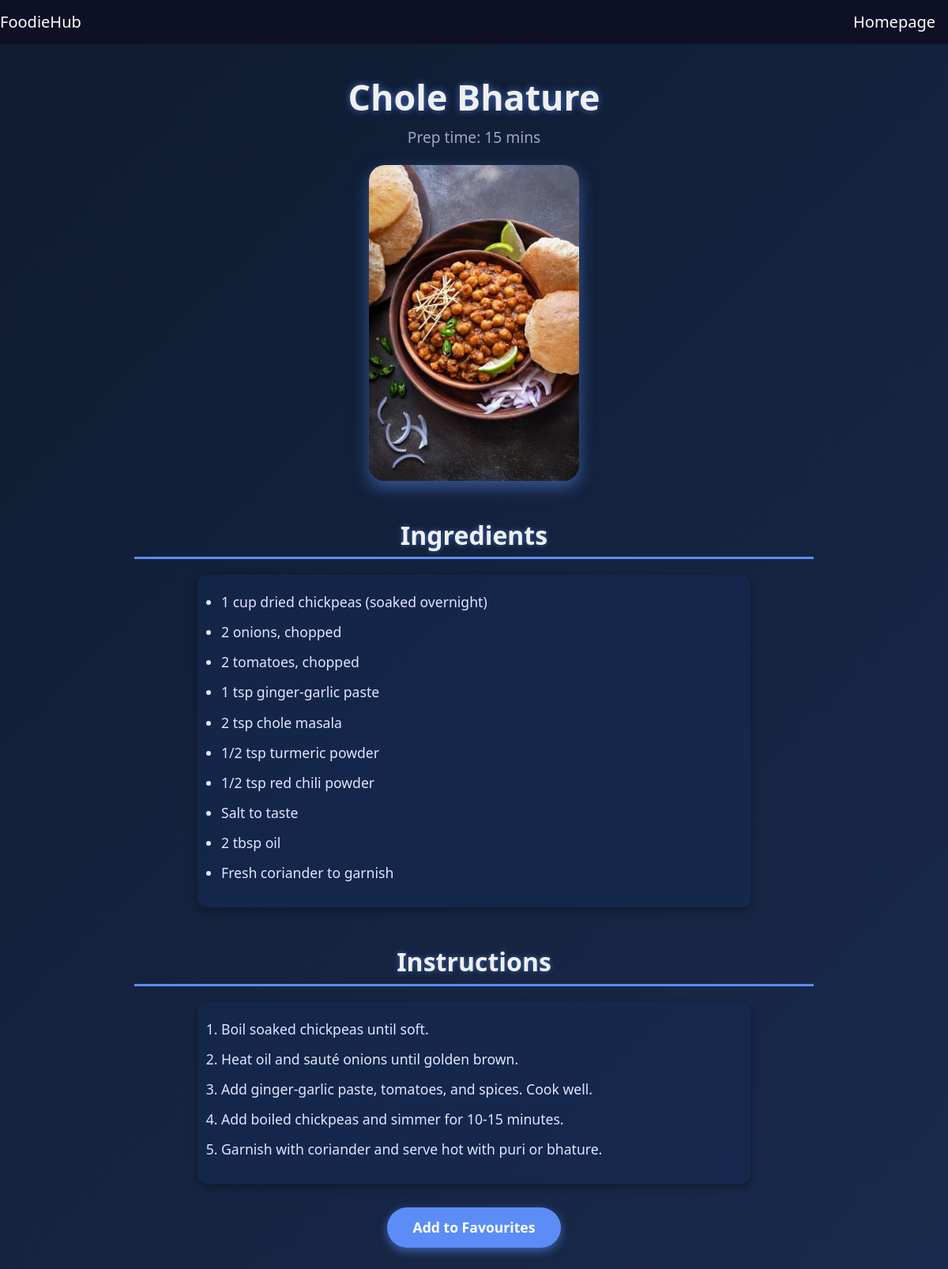
Screenshot of /recipe.php?title=Chole Bhature (signed in) with the database file from the repository.
### tables this page shows
CREATE TABLE `recipes` (
  `id` int(11) NOT NULL,
  `title` varchar(150) NOT NULL,
  `cuisine_id` int(11) DEFAULT NULL,
  `description` text DEFAULT NULL,
  `image` varchar(255) DEFAULT NULL,
  `rating` decimal(2,1) DEFAULT 0.0,
  `prep_time` int(11) DEFAULT NULL,
  `difficulty` enum('Easy','Medium','Hard') DEFAULT 'Easy',
  `created_at` timestamp NOT NULL DEFAULT current_timestamp()
);

### recipe.php (the view, shortened to what this page needs)
<?php
$title = $_GET['title'];
$conn = new mysqli(DB_SERVER, DB_USERNAME, DB_PASSWORD, DB_NAME);
$user_id = $_SESSION['id'] ?? null;
$recipe_id = null;
$is_favourited = false;
if ($user_id) {
    $stmt = $conn->prepare("SELECT id FROM recipes WHERE title = ?");
    $stmt->bind_param("s", $title);
    $stmt->execute();
    $result = $stmt->get_result();
    if ($result->num_rows > 0) {
        $row = $result->fetch_assoc();
        $recipe_id = $row['id'];
        $fav_check = $conn->prepare("SELECT 1 FROM favorites WHERE user_id = ? AND recipe_id = ?");
        $fav_check->bind_param("ii", $user_id, $recipe_id);
        $fav_check->execute();
        $fav_result = $fav_check->get_result();
        $is_favourited = $fav_result->num_rows > 0;
    }
}
$recipe = [
    'id' => $recipe_id,
    'title' => $title,
    'prep_time' => '',
    'image' => '',
    'description' => ''
];
$stmt = $conn->prepare("SELECT prep_time, image, description FROM recipes WHERE id = ?");
$stmt->bind_param("i", $recipe_id);
$stmt->execute();
$result = $stmt->get_result();
$row = $result->fetch_assoc();
$recipe['prep_time'] = $row['prep_time'];
$recipe['image'] = $row['image'];
$recipe['description'] = $row['description'];
$description = $recipe['description'];
$ingredients = [];
$instructions = [];
$parts = preg_split('/Ingredients:\s*|\n\nInstructions:\s*/', $description, -1, PREG_SPLIT_NO_EMPTY);
if (count($parts) == 2) {
    $ingredients = explode("\n", trim($parts[0]));
    $instructions = explode("\n", trim($parts[1]));
} else {
    $instructions = explode("\n", trim($description));
}
?>
<!DOCTYPE html>
<html lang="en">
<head>
    <link href="https://cdn.jsdelivr.net/npm/bootstrap@5.3.3/dist/css/bootstrap.min.css" rel="stylesheet">
    <link rel="stylesheet" href="https://cdnjs.cloudflare.com/ajax/libs/font-awesome/6.5.0/css/all.min.css">
</head>
<body>
  <nav class="navbar navbar-expand-lg">
      <a class="navbar-brand" href="homepage.php">FoodieHub</a>
      <div class="collapse navbar-collapse justify-content-end" id="navbarNav">
          <a class="nav-link navbar-brand" href="homepage.php" style="padding-left: 0;">Homepage</a>
      </div>
  </nav>
    <div class="container">
        <div class="recipe-header">
            <h1 class="recipe-title"><?php echo htmlspecialchars($recipe['title']); ?></h1>
            <p class="prep-time">Prep time: <?php echo htmlspecialchars($recipe['prep_time']); ?> mins</p>
            <?php if ($recipe['image']): ?>
                <img src="<?php echo htmlspecialchars($recipe['image']); ?>" alt="<?php echo htmlspecialchars($recipe['title']); ?>" class="recipe-img" />
            <?php endif; ?>
        </div>
        <h2 class="section-title">Ingredients</h2>
        <ul>
            <?php foreach ($ingredients as $ingredient): ?>
                <li><?php echo htmlspecialchars($ingredient); ?></li>
            <?php endforeach; ?>
        </ul>
        <h2 class="section-title">Instructions</h2>
        <ol>
            <?php foreach ($instructions as $instruction): ?>
                <li><?php echo htmlspecialchars($instruction); ?></li>
            <?php endforeach; ?>
        </ol>
        <div style="text-align:center;">
            <?php if (isset($_SESSION['id'])): ?>
                <form method="post" action="">
                    <?php if ($is_favourited): ?>
                        <button type="submit" name="remove_favourite" class="fav-btn remove">
                            Remove from Favourites
                        </button>
                    <?php else: ?>
                        <button type="submit" name="add_favourite" class="fav-btn">
                            Add to Favourites
                        </button>
                    <?php endif; ?>
                </form>
            <?php else: ?>
                <p><a href="login.php" style="color:#5c8df6; font-weight: 600;">Log in</a> to add this recipe to your favourites.</p>
            <?php endif; ?>
        </div>
    </div>
</body>
</html>

### recipe.php (style rules this page uses)
body { font-family: 'Segoe UI', Tahoma, Geneva, Verdana, sans-serif; background: linear-gradient(135deg, #0e1b30 0%, #1a2a4c 100%); color: #f0f0f0; margin: 0; padding: 0; min-height: 100vh; display: flex; flex-direction: column; }
.navbar { background-color: #0e1126; }
.navbar .nav-link, .navbar .navbar-brand { color: white !important; background-color: #0e1126 !important; }
.container { flex: 1 0 auto; padding: 40px 20px; max-width: 900px; margin: 0 auto; }
.recipe-header { text-align: center; margin-bottom: 30px; }
.recipe-title { font-size: 2.8rem; font-weight: 700; margin-bottom: 10px; text-shadow: 0 0 8px rgba(92,141,246,0.7); }
.prep-time { font-size: 1.2rem; color: #a0a8c0; margin-bottom: 20px; }
.recipe-img { max-width: 100%; max-height: 400px; border-radius: 20px; box-shadow: 0 8px 20px rgba(92,141,246,0.5); margin-bottom: 30px; object-fit: cover; display: block; margin-left: auto; margin-right: auto; }
.section-title { font-size: 2rem; font-weight: 700; margin-top: 50px; margin-bottom: 20px; border-bottom: 3px solid #5c8df6; padding-bottom: 8px; text-align: center; text-shadow: 0 0 6px rgba(92,141,246,0.6); }
ul, ol { max-width: 700px; margin: 0 auto 30px auto; padding-left: 25px; font-size: 1.1rem; line-height: 1.6; background: rgba(20, 40, 80, 0.6); border-radius: 12px; box-shadow: 0 4px 12px rgba(0,0,0,0.3); padding: 20px 30px; color: #e0e6ff; }
ul li, ol li { margin-bottom: 10px; }
.fav-btn { display: inline-block; background-color: #5c8df6; color: white; border: none; padding: 12px 30px; border-radius: 30px; font-size: 1.1rem; font-weight: 600; cursor: pointer; transition: background-color 0.3s ease, box-shadow 0.3s ease; box-shadow: 0 4px 12px rgba(92,141,246,0.6); margin: 20px auto; display: block; width: 220px; text-align: center; }

### rows the page displays
recipes: prep_time "15", image (picture), description "1 cup dried chickpeas (soaked overnight)", description "2 onions, chopped", description "2 tomatoes, chopped", description "1 tsp ginger-garlic paste", description "2 tsp chole masala", description "1/2 tsp turmeric powder", description "1/2 tsp red chili powder", description "Salt to taste", description "2 tbsp oil", description "Fresh coriander to garnish", description "Boil soaked chickpeas until soft.", description "Heat oil and sauté onions until golden brown.", description "Add ginger-garlic paste, tomatoes, and spices. Cook well.", description "Add boiled chickpeas and simmer for 10-15 minutes.", description "Garnish with coriander and serve hot with puri or bhature."

### other values shown
$recipe['title'] "Chole Bhature"
